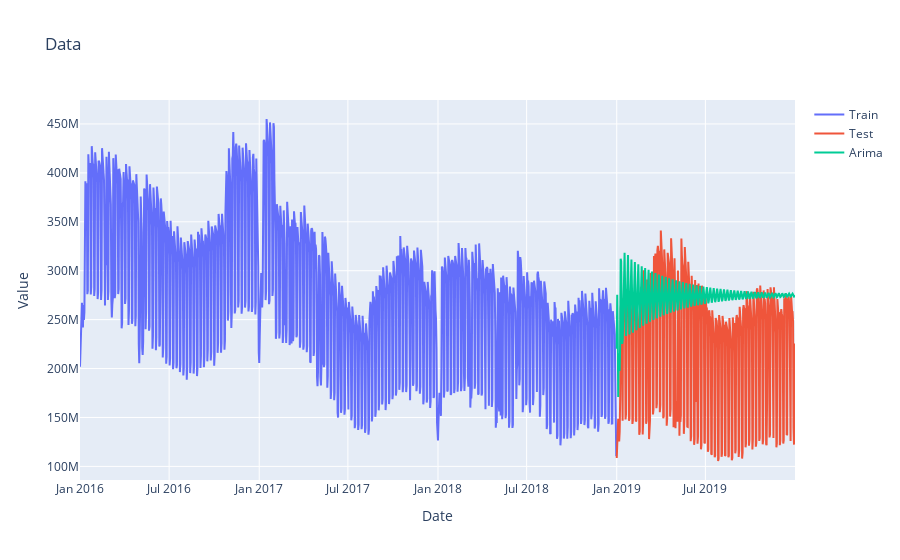

The notebook cell saved with this chart:
### Markdown cell above
смотрим, что она нам предсказала

### Code cell
plot_datasets([data_train, data_test, prediction], names=['Train', 'Test', 'Arima'], title='Data')

### Figure 1 — Plotly figure (JSON) as saved in the notebook; plotly's stock layout.template omitted (floating-point values rounded to 4 significant figures; data arrays with more than 128 entries replaced by an {"elided": "..."} marker saying what was removed)
{"data": [{"mode": "lines", "name": "Train", "text": {"elided": "1096 str values"}, "type": "scatter", "x": {"elided": "1096 str values"}, "y": {"elided": "1096 int values"}}, {"mode": "lines", "name": "Test", "text": {"elided": "365 str values"}, "type": "scatter", "x": {"elided": "365 str values"}, "y": {"elided": "365 int values"}}, {"mode": "lines", "name": "Arima", "text": {"elided": "365 str values"}, "type": "scatter", "x": {"elided": "365 str values"}, "y": {"elided": "365 float values"}}], "layout": {"title": {"text": "Data"}, "xaxis": {"ticklen": 5, "title": {"text": "Date"}, "zeroline": false}, "yaxis": {"ticklen": 5, "title": {"text": "Value"}, "zeroline": false}}}
